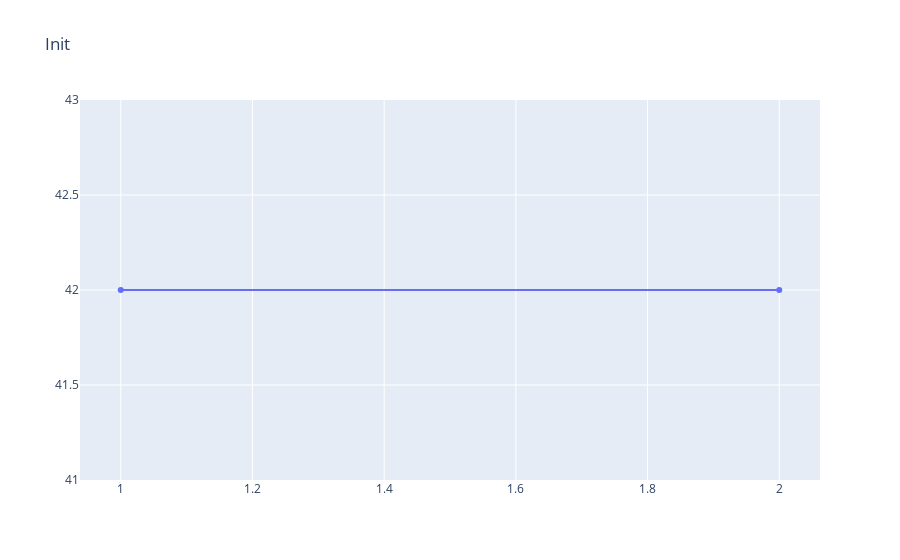

Notebook cell for this chart:
### Code cell
import pandas as pd
import numpy as np
import datetime as dt

import findspark
findspark.init()
import pyspark
from pyspark.sql import SparkSession
from pyspark.sql.functions import *
from pyspark.sql.types import *
from pyspark.ml.feature import VectorAssembler, StringIndexer, StandardScaler
from pyspark.ml.clustering import *
from pyspark.ml.evaluation import *
from pyspark.ml.tuning import CrossValidator, ParamGridBuilder
from pyspark.ml.stat import Correlation
from pyspark.ml import Pipeline

# iplot won't work because I've not installed the extension
import chart_studio.plotly as ply
import plotly.offline as plyoff
import plotly.graph_objects as go
import plotly.subplots as plysub

plyoff.init_notebook_mode(connected=True)
init = go.Figure(data=[go.Scatter(x=[1,2], y=[42,42])], layout=go.Layout(title='Init'))
plyoff.iplot(init)

pd.set_option('display.max_columns', None)

### Figure 1 — Plotly figure (JSON) as saved in the notebook; plotly's stock layout.template omitted (floating-point values rounded to 4 significant figures)
{"data": [{"type": "scatter", "x": [1, 2], "y": [42, 42]}], "layout": {"title": {"text": "Init"}}}
